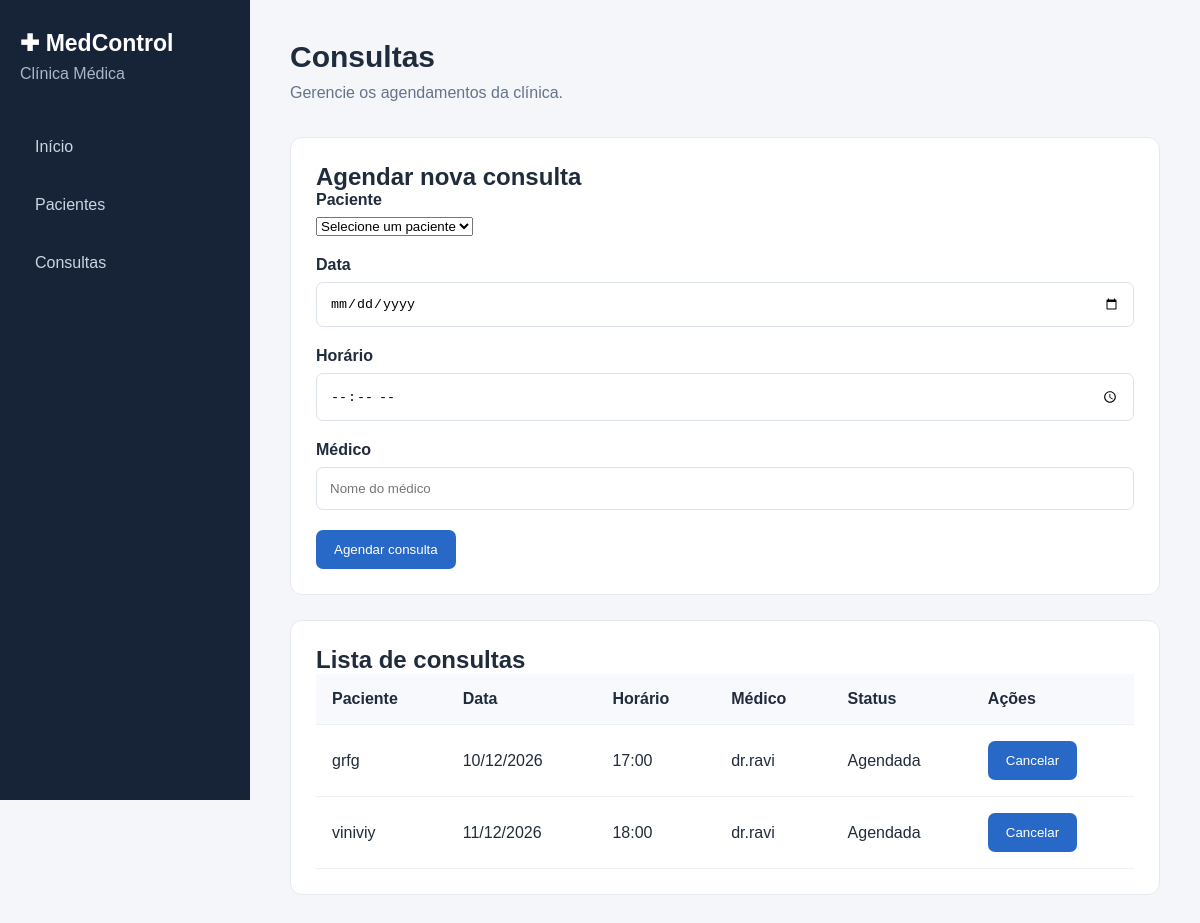
The page /consultas on the database its author committed.
### tables this page shows
CREATE TABLE consultas (
        id INTEGER PRIMARY KEY AUTOINCREMENT,
        paciente_id INTEGER NOT NULL,
        data TEXT NOT NULL,
        horario TEXT NOT NULL,
        medico TEXT NOT NULL,
        status TEXT DEFAULT 'Agendada',
        FOREIGN KEY (paciente_id) REFERENCES pacientes(id)
    );

CREATE TABLE pacientes (
            id INTEGER PRIMARY KEY AUTOINCREMENT,
            nome TEXT NOT NULL,
            idade INTEGER NOT NULL,
            telefone TEXT,
            email TEXT
        );

### app.py (the view, shortened to what this page needs)
@app.route("/consultas", methods=["GET", "POST"])
def consultas():
    conexao = conectar_banco()
    lista_pacientes = conexao.execute("""
        SELECT id, nome FROM pacientes ORDER BY nome
    """).fetchall()
    lista_consultas = conexao.execute("""
        SELECT consultas.*, pacientes.nome AS paciente_nome
        FROM consultas
        JOIN pacientes ON consultas.paciente_id = pacientes.id
        ORDER BY consultas.data, consultas.horario
    """).fetchall()
    conexao.close()
    return render_template(
        "consultas.html",
        pacientes=lista_pacientes,
        consultas=lista_consultas
    )

### app.py (called while the page is built)
def conectar_banco():
    conexao = sqlite3.connect("medcontrol.db")
    conexao.row_factory = sqlite3.Row
    return conexao

### templates/consultas.html (shortened to what this page needs)
<!DOCTYPE html>
<html lang="pt-br">
<head>
    <link rel="stylesheet"
    href="{{ url_for('static', filename='css/style.css') }}">
</head>
<body>
    <aside class="sidebar">
        <h2>✚ MedControl</h2>
        <p>Clínica Médica</p>
        <nav>
            <a href="/">Início</a>
            <a href="/pacientes">Pacientes</a>
            <a href="/consultas">Consultas</a>
        </nav>
    </aside>
    <main class="conteudo">
        <header>
            <h1>Consultas</h1>
            <p>Gerencie os agendamentos da clínica.</p>
        </header>
        <section class="painel">
            <h2>Agendar nova consulta</h2>
            <form action="{{ url_for('consultas') }}" method="POST">
                <div class="campo">
                    <label for="paciente_id">Paciente</label>
                    <select id="paciente_id" name="paciente_id" required>
                        <option value="">Selecione um paciente</option>
                    </select>
                </div>
                <div class="campo">
                    <label for="data">Data</label>
                    <input type="date" id="data" name="data" required>
                </div>
                <div class="campo">
                    <label for="horario">Horário</label>
                    <input type="time" id="horario" name="horario" required>
                </div>
                <div class="campo">
                    <label for="medico">Médico</label>
                    <input type="text" id="medico" name="medico"
                           placeholder="Nome do médico" required>
                </div>
                <div class="botoes">
                    <button type="submit">Agendar consulta</button>
                </div>
            </form>
        </section>
        <section class="painel">
            <h2>Lista de consultas</h2>
            <table>
                <thead>
                    <tr>
                        <th>Paciente</th>
                        <th>Data</th>
                        <th>Horário</th>
                        <th>Médico</th>
                        <th>Status</th>
                        <th>Ações</th>
                    </tr>
                </thead>
                <tbody>
                    {% for consulta in consultas %}
                    <tr>
                        <td>{{ consulta.paciente_nome }}</td>
                        <td>
                            {{ consulta.data[8:10] }}/{{ consulta.data[5:7] }}/{{ consulta.data[0:4] }}
                        </td>
                        <td>{{ consulta.horario }}</td>
                        <td>{{ consulta.medico }}</td>
                        <td>{{ consulta.status }}</td>
                        <td>
                            {% if consulta.status != 'Cancelada' %}
                            <form action="{{ url_for('cancelar_consulta', id=consulta.id) }}"
                                  method="POST">
                                <button type="submit"
                                        onclick="return confirm('Deseja cancelar esta consulta?')">
                                    Cancelar
                                </button>
                            </form>
                            {% else %}
                            Cancelada
                            {% endif %}
                        </td>
                    </tr>
                    {% else %}
                    <tr>
                        <td colspan="6">Nenhuma consulta cadastrada.</td>
                    </tr>
                    {% endfor %}
                </tbody>
            </table>
        </section>
    </main>
</body>
</html>

### static/css/style.css (style rules this page uses)
* { margin: 0; padding: 0; box-sizing: border-box; }
body { font-family: Arial, sans-serif; background: #f4f6fa; color: #202b3c; }
.sidebar { position: fixed; top: 0; left: 0; width: 250px; height: 100vh; background: #172438; color: white; padding: 30px 20px; }
.sidebar h2 { font-size: 23px; }
.sidebar p { color: #aab6c7; margin-top: 8px; margin-bottom: 40px; }
.sidebar nav a { display: block; padding: 15px; margin-bottom: 10px; color: #cbd5e1; text-decoration: none; border-radius: 8px; transition: 0.3s; }
.conteudo { margin-left: 250px; padding: 40px; }
header { margin-bottom: 35px; }
header h1 { font-size: 30px; margin-bottom: 10px; }
header p { color: #64748b; }
.painel { background: white; padding: 25px; border-radius: 12px; border: 1px solid #e5eaf1; margin-bottom: 25px; }
table { width: 100%; border-collapse: collapse; min-width: 500px; }
th, td { padding: 16px; text-align: left; border-bottom: 1px solid #edf0f5; }
th { background: #f7f9fc; }
button { background: #2868c7; color: white; border: none; padding: 12px 18px; border-radius: 7px; cursor: pointer; }
.campo { margin-bottom: 20px; }
.campo label { display: block; margin-bottom: 8px; font-weight: bold; }
.campo input { width: 100%; padding: 13px; border: 1px solid #dce2eb; border-radius: 7px; outline: none; }

### rows shown on the page
consultas: paciente_nome "grfg", data "10", data "12", data "2026", horario "17:00", medico "dr.ravi", status "Agendada"
consultas: paciente_nome "viniviy", data "11", data "12", data "2026", horario "18:00", medico "dr.ravi", status "Agendada"
